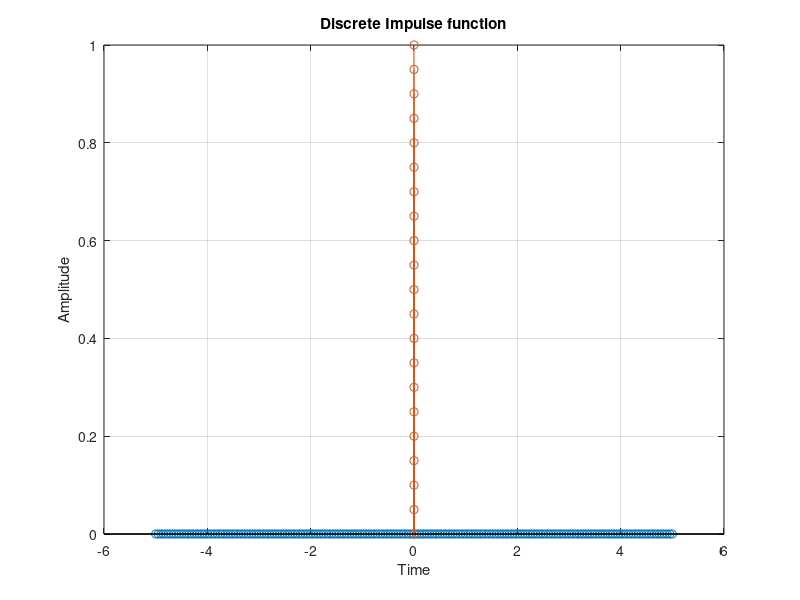

Here is the MATLAB script that generated this plot:
T = input("Enter the time : ");

t = -T : 0.05 : T;
y = 0*t;
stem(t,y)
hold on

y = 0 : 0.05 : 1;
t = 0*y;
stem(t,y)
hold on

grid on

xlabel("Time")
ylabel("Amplitude")
title("Discrete Impulse function")
